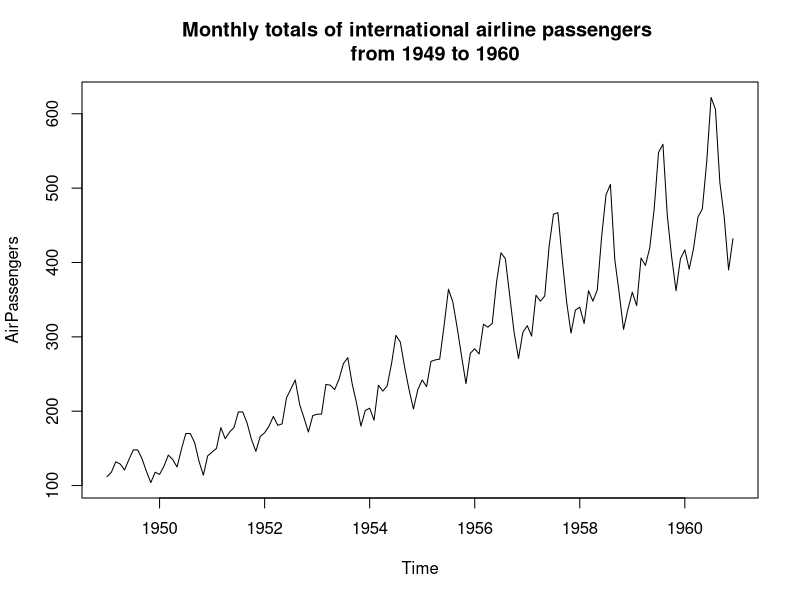

The R source for this figure:
plot(AirPassengers, main = "Monthly totals of international airline passengers 
     from 1949 to 1960")

data <- matrix(AirPassengers, 12, 12, byrow = TRUE)
data
rownames(data) <- 1949:1960
colnames(data) <- month.name
data

summary(data) # summary tiap bulan
tabel2arah <- cbind(rowSums(data[, 1:4]), rowSums(data[, 5:8]), rowSums(data[, 9:12]))
colnames(tabel2arah) <- c("Jan-Apr", "Mei-Agu", "Sep-Des")
tabel2arah
